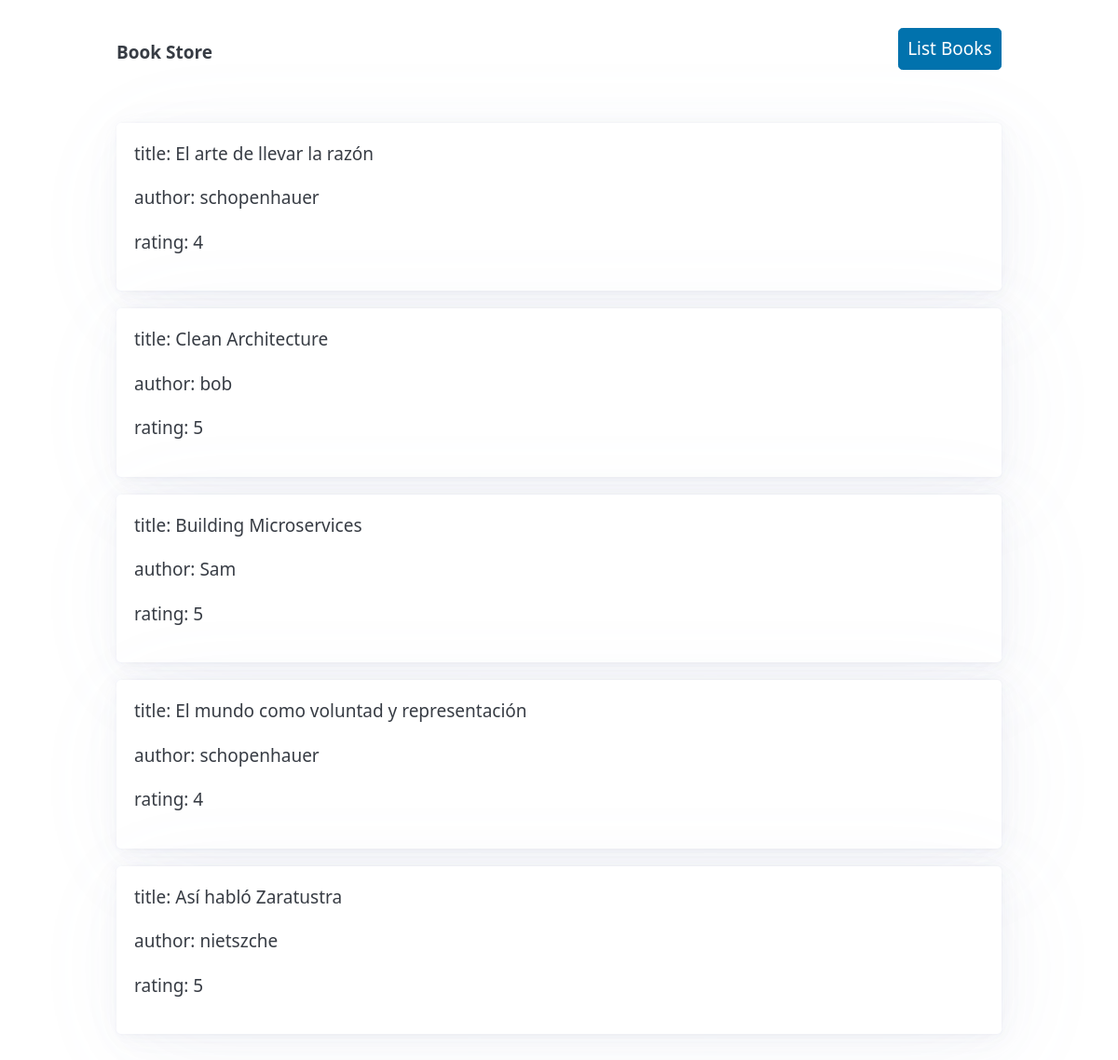
The page / on the database its author committed.
### books/models.py (models this page shows, shortened)
class Book(Model):
    title = models.CharField(max_length=150)
    author = models.ForeignKey(User, on_delete=CASCADE)
    rating = models.PositiveIntegerField(validators=[MaxValueValidator(5)])
    created_at = models.DateTimeField(auto_now_add=True)
    updated_at = models.DateTimeField(auto_now=True)

### books/views.py (the view)
# urls.py: path('', ListBookView.as_view(), name='list-books')
class ListBookView(View):
    def get(self, request):
        return render(request, 'list_book.html', context={'books': Book.objects.all().order_by('-created_at')})

### templates/list_book.html
{% extends 'base.html' %}
{% block content %}
    {% for book in books %}
        <article>
            <p>title: {{ book.title }}</p>
            <p>author: {{ book.author.username }}</p>
            <p>rating: {{ book.rating }}</p>
        </article>
    {% endfor %}
{% endblock %}

### templates/base.html (shortened to what this page needs)
<!DOCTYPE html>
<html lang="en" data-theme="light">
<head>
    <link rel="stylesheet" href="https://unpkg.com/@picocss/pico@latest/css/pico.classless.min.css">
</head>
<body>
<header>
    <nav>
        <ul>
            <li><strong>Book Store</strong></li>
        </ul>
        <ul>
            <li><a href="{% url 'list-books' %}" role="button">List Books</a></li>
        </ul>
    </nav>
</header>
<main>
    {% block content %}{% endblock %}
</main>
</body>
</html>

### rows shown on the page
Book: title "El arte de llevar la razón", author.username "schopenhauer", rating "4"
Book: title "Clean Architecture", author.username "bob", rating "5"
Book: title "Building Microservices", author.username "Sam", rating "5"
Book: title "El mundo como voluntad y representación", author.username "schopenhauer", rating "4"
Book: title "Así habló Zaratustra", author.username "nietszche", rating "5"
